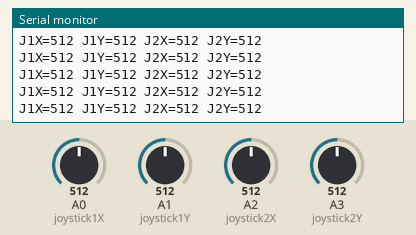
The sketch below on a simulated Arduino Uno, built with avr-gcc and run on an emulated ATmega328P. Shown: the last lines printed to the serial monitor. The inputs (shaded band) are chosen by the test bench; at power-on: A2 (joystick2X) = 512, A0 (joystick1X) = 512, A1 (joystick1Y) = 512, A3 (joystick2Y) = 512.

Above: at 4.2 s.
4.3 s: A2 (joystick2X) set to 110
At 4.36 s:
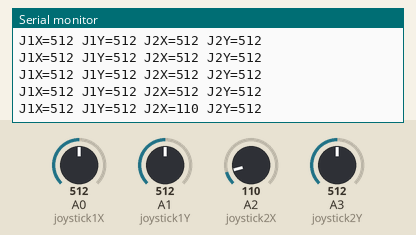
7.3 s: A2 (joystick2X) set to 88
At 7.39 s:
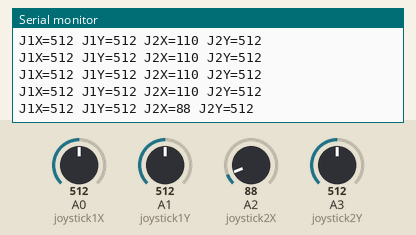
Timing chart, 0 to 10.3 s (numbered marks = the images above; inputs shaded):
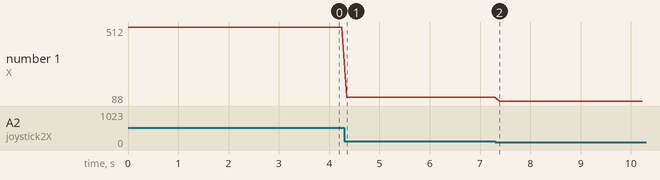

The sketch:

joystick.ino
```cpp
// Define the analog pins for the joysticks
const int joystick1X = A0;  // Joystick 1 VRX
const int joystick1Y = A1;  // Joystick 1 VRY
const int joystick2X = A2;  // Joystick 2 VRX
const int joystick2Y = A3;  // Joystick 2 VRY

void setup() {
  // Initialize serial communication at 9600 bps
  Serial.begin(9600);
}

void loop() {
  // Read the analog values from joystick 1
  int j1x = analogRead(joystick1X);
  int j1y = analogRead(joystick1Y);

  // Read the analog values from joystick 2
  int j2x = analogRead(joystick2X);
  int j2y = analogRead(joystick2Y);

  // Print the joystick values in the specified format
  Serial.print("J1X=");
  Serial.print(j1x);
  Serial.print(" J1Y=");
  Serial.print(j1y);
  Serial.print(" J2X=");
  Serial.print(j2x);
  Serial.print(" J2Y=");
  Serial.println(j2y);

  // Delay for a short period before repeating
  delay(100);
}
```

Measured:
- after the input at 4.3 s, the serial monitor: prints a new line after 0.05 s (image 1)
- after the input at 7.3 s, the serial monitor: prints a new line after 0.09 s (image 2)
- plotted number 1: 512 → 110 after the input at 4.3 s, 110 → 88 after the input at 7.3 s
